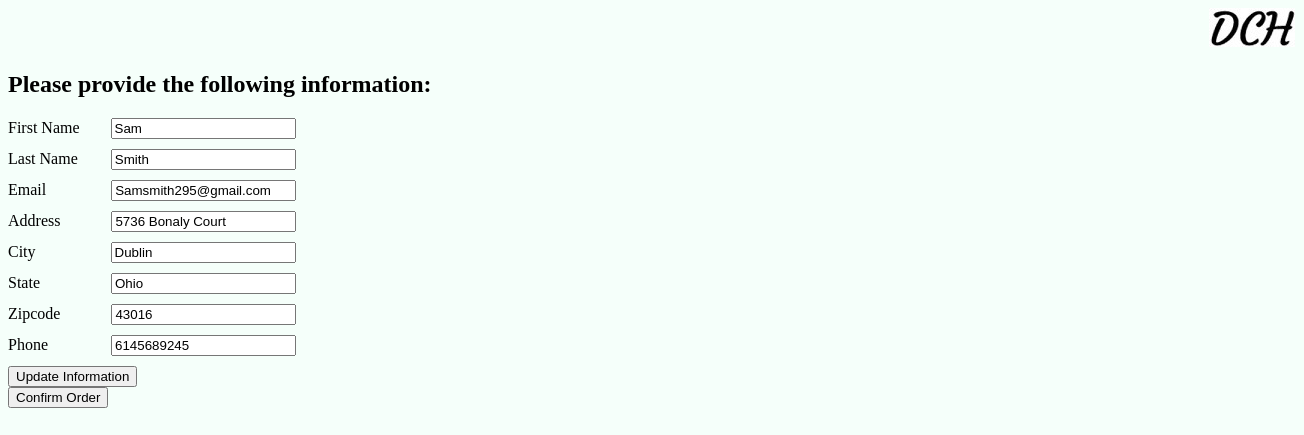
The page /DaytonCoffeeHouse/UpdateInfo.php on the database its author committed.
### tables this page shows
CREATE TABLE Customer (
	userName		VARCHAR(50)		NOT NULL,
	firstName		VARCHAR(15)		NOT NULL,
	lastName		VARCHAR(30)		NOT NULL,
	email			VARCHAR(50)		NOT NULL,
	shippingAddress	VARCHAR(100)	NOT NULL,
	city			VARCHAR(30)		NOT NULL,
	location		VARCHAR(30)		NOT NULL,
	zipcode			VARCHAR(5)		NOT NULL,
	phone			VARCHAR(10)		NOT NULL,
	CONSTRAINT PK_Customer PRIMARY KEY (userName),
	CONSTRAINT FOREIGN KEY (userName) references Users (userName)
);

### DaytonCoffeeHouse/functions/functions.php (called while the page is built, shortened)
<?php
function get_customer_info($db, $username)
{
   $query = "SELECT firstName, lastName, email, shippingAddress, city, location, zipcode, phone FROM Customer WHERE userName = :user";
   $statement = $db->prepare($query);
   $statement->bindValue(':user', $username);
   $statement->execute();
   $info = $statement->fetchAll(PDO::FETCH_ASSOC);
   return $info;
}
?>

### DaytonCoffeeHouse/UpdateInfo.php (the view, shortened to what this page needs)
<?php
    include('functions/functions.php');
    require('opendb.php');
?>
<!DOCTYPE html>
<html lang="en">
  <head>
      <link rel="stylesheet" href="css/normalize.css">
      <link rel="stylesheet" href="css/main.css">
  </head>
  <body>
      <header>
         <a href="index.php"><img src="images/Home.jpg" alt="home_button" id="home"></a>
      </header>
    <main>
         <?php
            $customerInfo = get_customer_info($db, 'user1');
            foreach ($customerInfo as $item){
               $firstname = $item['firstName'];
               $lastname = $item['lastName'];
               $email = $item['email'];
               $shipaddress = $item['shippingAddress'];
               $city = $item['city'];
               $state = $item['location'];
               $zipcode = $item['zipcode'];
               $phone = $item['phone'];
            }
         echo "<h2>Please provide the following information:</h2>";
         ?>
        <form action="" method="post">
        <label for="firstName">First Name</label>
        <input type="text" name="first" id="firstName" value='<?php echo "$firstname";?>'><br>
        <label for="lastName">Last Name</label>
        <input type="text" name="last" id="lastName" value='<?php echo "$lastname";?>'><br>
        <label for="email">Email</label>
        <input type="text" name="email" id="email" value='<?php echo "$email";?>'><br>
        <label for="shipAddress">Address</label>
        <input type="text" name="address" id="shipAddress" value='<?php echo "$shipaddress";?>'><br>
        <label for="city">City</label>
        <input type="text" name="city" id="city" value='<?php echo "$city";?>'><br>
        <label for="state">State</label>
        <input type="text" name="state" id="state" value='<?php echo "$state";?>'><br>
        <label for="zip">Zipcode</label>
        <input type="text" name="zip" id="zip" value='<?php echo "$zipcode";?>'><br>
        <label for="phone">Phone</label>
        <input type="text" name="phone" id="phone" value='<?php echo "$phone";?>'><br>
        <input type="submit" name="update" value="Update Information" />
        </form>
        <form action="Confirm.php" method="post">
        <input type="submit" name="confirm" value="Confirm Order" />
        </form>
    </main>
  </body>
</html>

### DaytonCoffeeHouse/css/main.css (style rules this page uses)
body { background-color: #F5FFFA; }
header { text-align: center; }
a { text-decoration: none; }
#home { margin-left: 1200px; }
#firstName { margin-left: 27px; margin-bottom: 10px; }
#lastName { margin-left: 29px; margin-bottom: 10px; }
#email { margin-left: 61px; margin-bottom: 10px; }
#shipAddress { margin-left: 47px; margin-bottom: 10px; }
#city { margin-left: 71px; margin-bottom: 10px; }
#state { margin-left: 67px; margin-bottom: 10px; }
#zip { margin-left: 47px; margin-bottom: 10px; }
#phone { margin-left: 59px; margin-bottom: 10px; }

### rows shown on the page
customer: first "Sam", last "Smith", email "Samsmith295@gmail.com", address "5736 Bonaly Court", city "Dublin", state "Ohio", zip "43016", phone "6145689245"
